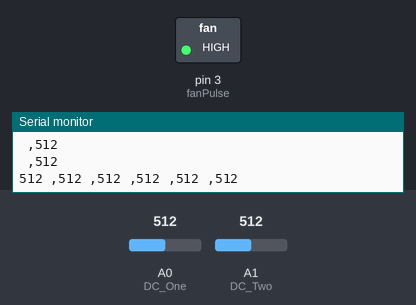
A sketch run on a simulated Arduino Uno, built with avr-gcc and run on an emulated ATmega328P. Shown: switched loads named in the sketch (green lamp = pin HIGH), the last lines printed to the serial monitor. The test bench sets the inputs (shaded band); at power-on: A0 (DC_One) = 512, A1 (DC_Two) = 512. Pins used as bus, display or sensor lines are not drawn.

Above: at 1.2 s.
1.3 s: A0 (DC_One) set to 99
4.3 s: A0 (DC_One) set to 85
At 5.5 s:
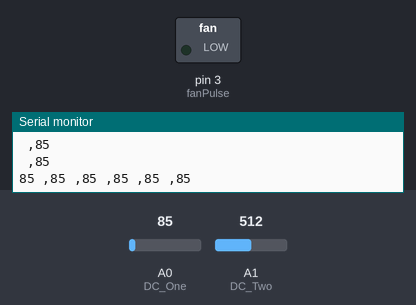
Timing chart, 0 to 7.3 s (numbered marks = the images above; inputs shaded):
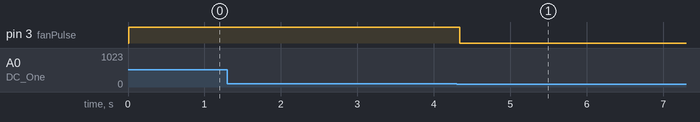

The sketch:

HapticFan.ino
```cpp
#define STROBE 4
#define RESET 5
#define DC_One A0
#define DC_Two A1

int fanPulse = 3;

int freq_amp;
int Frequencies_One[7];
int Frequencies_Two[7];
int i;

void setup() {
  Serial.begin(9600);

  pinMode(fanPulse, INPUT);
  digitalWrite(fanPulse, HIGH);


  //Set Spectrum Shield pin configurations
  pinMode(STROBE, OUTPUT);
  pinMode(RESET, OUTPUT);
  pinMode(DC_One, INPUT);
  pinMode(DC_Two, INPUT);
  digitalWrite(STROBE, HIGH);
  digitalWrite(RESET, HIGH);

  //Initialize Spectrum Analyzers
  digitalWrite(STROBE, LOW);
  delay(1);
  digitalWrite(RESET, HIGH);
  delay(1);
  digitalWrite(STROBE, HIGH);
  delay(1);
  digitalWrite(STROBE, LOW);
  delay(1);
  digitalWrite(RESET, LOW);

}

void loop() {

  Read_Frequencies();
  Graph_Frequencies();
  delay(50);

}

void Read_Frequencies() {
  //Read frequencies for each band
  for (freq_amp = 0; freq_amp < 7; freq_amp++)
  {
    Frequencies_One[freq_amp] = analogRead(DC_One);
    Frequencies_Two[freq_amp] = analogRead(DC_Two);
    digitalWrite(STROBE, HIGH);
    digitalWrite(STROBE, LOW);
  }

  Serial.print(Frequencies_One[0]);
  Serial.print(" ,");
  Serial.print(Frequencies_One[1]);
  Serial.print(" ,");
  Serial.print(Frequencies_One[2]);
  Serial.print(" ,");
  Serial.print(Frequencies_One[3]);
  Serial.print(" ,");
  Serial.print(Frequencies_One[4]);
  Serial.print(" ,");
  Serial.println(Frequencies_One[5]);
  Serial.print(" ,");
  Serial.println(Frequencies_One[6]);
  Serial.print(" ,");
  Serial.println(Frequencies_One[6]);

}
void Graph_Frequencies() {
  for (i = 0; i < 7; i++)
  {
    if (Frequencies_One[1] >= 90) {
      analogWrite(3, 255);

    }
    else {
      analogWrite(3, 0);

    }
  }
}
```

Measured:
- the behaviour switches between 90 and 89 on A0 (DC_One) (found by bisection; images 0 and 1)
- after the input at 4.3 s, pin 3 (fanPulse): HIGH → LOW at once
